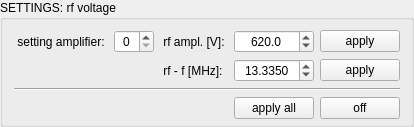
           <widget class="QGroupBox" name="groupBox_9">
            <property name="title">
             <string>SETTINGS: rf voltage</string>
            </property>
            <layout class="QVBoxLayout" name="verticalLayout_21">
             <property name="topMargin">
              <number>5</number>
             </property>
             <property name="bottomMargin">
              <number>5</number>
             </property>
             <item>
              <layout class="QGridLayout" name="gridLayout_23">
               <item row="0" column="5">
                <spacer name="horizontalSpacer_3">
                 <property name="orientation">
                  <enum>Qt::Horizontal</enum>
                 </property>
                 <property name="sizeHint" stdset="0">
                  <size>
                   <width>40</width>
                   <height>5</height>
                  </size>
                 </property>
                </spacer>
               </item>
               <item row="2" column="4">
                <widget class="QDoubleSpinBox" name="doubleSpinBox_rf_freq">
                 <property name="alignment">
                  <set>Qt::AlignCenter</set>
                 </property>
                 <property name="decimals">
                  <number>4</number>
                 </property>
                 <property name="maximum">
                  <double>30.000000000000000</double>
                 </property>
                 <property name="singleStep">
                  <double>0.010000000000000</double>
                 </property>
                 <property name="value">
                  <double>13.335000000000001</double>
                 </property>
                </widget>
               </item>
               <item row="0" column="3">
                <spacer name="horizontalSpacer_90">
                 <property name="orientation">
                  <enum>Qt::Horizontal</enum>
                 </property>
                 <property name="sizeHint" stdset="0">
                  <size>
                   <width>40</width>
                   <height>5</height>
                  </size>
                 </property>
                </spacer>
               </item>
               <item row="0" column="2">
                <spacer name="horizontalSpacer_88">
                 <property name="orientation">
                  <enum>Qt::Horizontal</enum>
                 </property>
                 <property name="sizeHint" stdset="0">
                  <size>
                   <width>40</width>
                   <height>5</height>
                  </size>
                 </property>
                </spacer>
               </item>
               <item row="2" column="5">
                <widget class="QPushButton" name="pushButton_rf_freq">
                 <property name="text">
                  <string>apply</string>
                 </property>
                </widget>
               </item>
               <item row="4" column="5">
                <widget class="QPushButton" name="pushButton_rf_off">
                 <property name="text">
                  <string>off</string>
                 </property>
                </widget>
               </item>
               <item row="0" column="4">
                <spacer name="horizontalSpacer_91">
                 <property name="orientation">
                  <enum>Qt::Horizontal</enum>
                 </property>
                 <property name="sizeHint" stdset="0">
                  <size>
                   <width>40</width>
                   <height>5</height>
                  </size>
                 </property>
                </spacer>
               </item>
               <item row="0" column="0">
                <spacer name="horizontalSpacer_41">
                 <property name="orientation">
                  <enum>Qt::Horizontal</enum>
                 </property>
                 <property name="sizeHint" stdset="0">
                  <size>
                   <width>40</width>
                   <height>5</height>
                  </size>
                 </property>
                </spacer>
               </item>
               <item row="3" column="0" colspan="6">
                <widget class="Line" name="line_10">
                 <property name="orientation">
                  <enum>Qt::Horizontal</enum>
                 </property>
                </widget>
               </item>
               <item row="4" column="4">
                <widget class="QPushButton" name="pushButton_rf_all">
                 <property name="text">
                  <string>apply all</string>
                 </property>
                </widget>
               </item>
               <item row="1" column="5">
                <widget class="QPushButton" name="pushButton_rf_ampl">
                 <property name="text">
                  <string>apply</string>
                 </property>
                </widget>
               </item>
               <item row="2" column="3">
                <widget class="QLabel" name="label_10">
                 <property name="text">
                  <string> rf - f [MHz]: </string>
                 </property>
                </widget>
               </item>
               <item row="0" column="1">
                <spacer name="horizontalSpacer_92">
                 <property name="orientation">
                  <enum>Qt::Horizontal</enum>
                 </property>
                 <property name="sizeHint" stdset="0">
                  <size>
                   <width>40</width>
                   <height>5</height>
                  </size>
                 </property>
                </spacer>
               </item>
               <item row="1" column="4">
                <widget class="QDoubleSpinBox" name="doubleSpinBox_rf_ampl">
                 <property name="alignment">
                  <set>Qt::AlignCenter</set>
                 </property>
                 <property name="decimals">
                  <number>1</number>
                 </property>
                 <property name="maximum">
                  <double>800.000000000000000</double>
                 </property>
                 <property name="singleStep">
                  <double>10.000000000000000</double>
                 </property>
                 <property name="value">
                  <double>620.000000000000000</double>
                 </property>
                </widget>
               </item>
               <item row="1" column="2">
                <widget class="QDoubleSpinBox" name="doubleSpinBox_rf_amplitude_ampl">
                 <property name="alignment">
                  <set>Qt::AlignCenter</set>
                 </property>
                 <property name="decimals">
                  <number>0</number>
                 </property>
                 <property name="maximum">
                  <double>9.000000000000000</double>
                 </property>
                 <property name="value">
                  <double>0.000000000000000</double>
                 </property>
                </widget>
               </item>
               <item row="1" column="3">
                <widget class="QLabel" name="label_9">
                 <property name="text">
                  <string> rf ampl. [V]: </string>
                 </property>
                </widget>
               </item>
               <item row="1" column="0" colspan="2">
                <widget class="QLabel" name="label_26">
                 <property name="text">
                  <string> setting amplifier: </string>
                 </property>
                </widget>
               </item>
              </layout>
             </item>
            </layout>
           </widget>
